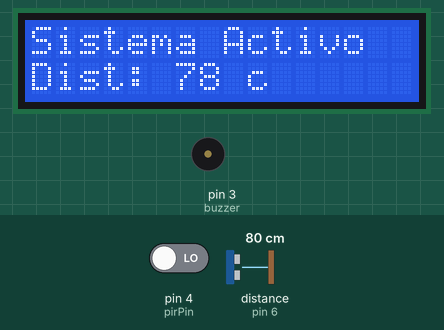
Simulated run of this sketch. Board: Arduino Uno, built with avr-gcc and run on an emulated ATmega328P. On the bench: 16×2 character LCD, buzzer (waves = sounding). Wiring (inferred from the names in the program): ultrasonic range finder: trigger pin 5; echo pin 6. Inputs (shaded band) come from the test bench; at power-on: distance to the obstacle (sensor on pin 6) 80 cm, pin 4 (pirPin) LOW. The echo pulse lasts 58.3 µs per cm; what the sketch prints to the serial monitor is not drawn.

Above: at 1.2 s.
1.3 s: distance to the obstacle (sensor on pin 6) set to 12 cm
At 2.1 s:
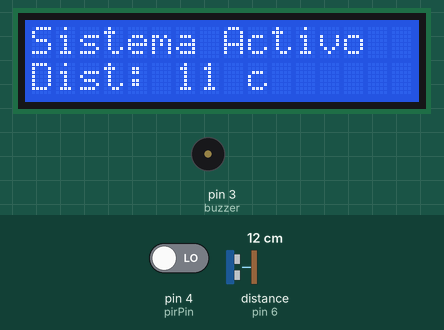
3.0 s: distance to the obstacle (sensor on pin 6) set to 9 cm
At 3.7 s:
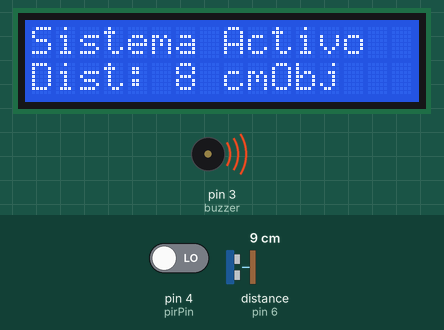
4.6 s: pin 4 (pirPin) driven HIGH
At 5.2 s:
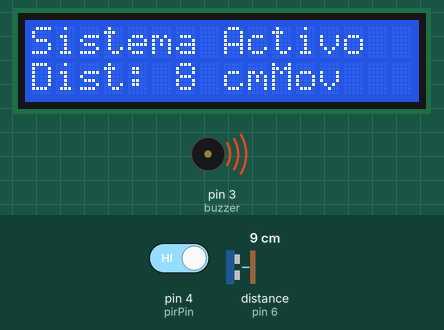
6.1 s: distance to the obstacle (sensor on pin 6) set to 60 cm
At 6.9 s:
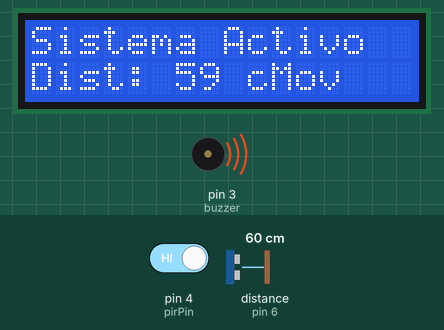
7.6 s: distance to the obstacle (sensor on pin 6) set to 120 cm
At 8.8 s:
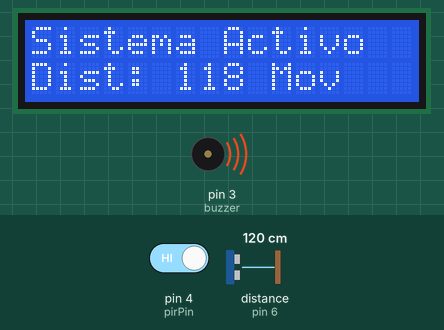
9.1 s: pin 4 (pirPin) driven LOW
At 10.1 s:
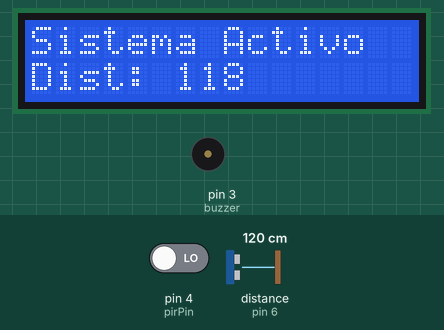
Timing chart, 0 to 11.6 s (numbered marks = the images above; inputs shaded):
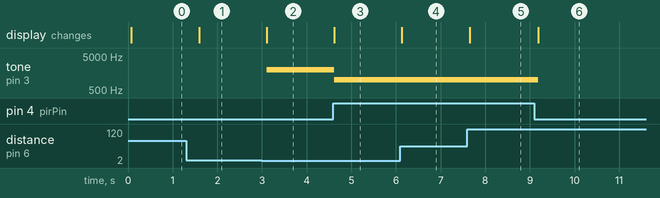

Measured:
- the behaviour switches between 11 and 10 cm on distance to the obstacle (sensor on pin 6) (found by bisection; images 1 and 2)
- after the input at 1.3 s, the display: changes after 0.29 s (image 1)
- after the input at 3.0 s, tone on pin 3 (buzzer): silent → 2000 Hz after 0.10 s; the display: changes after 0.11 s (image 2)
- after the input at 4.6 s, tone on pin 3 (buzzer): 2000 Hz → 1000 Hz at once; the display: changes at once (image 3)
- after the input at 6.1 s, the display: changes at once (image 4)
- after the input at 7.6 s, the display: changes after 0.06 s (image 5)
- after the input at 9.1 s, tone on pin 3 (buzzer): 1000 Hz → silent after 0.09 s; the display: changes after 0.09 s (image 6)

The sketch:

10_sensor_pir_ultrasonico_lcd_buzzer.ino
```cpp
#include <LiquidCrystal.h>

// Configuración de la pantalla LCD (RS, E, D4, D5, D6, D7)
LiquidCrystal lcd(7, 8, 9, 10, 11, 12);

// Configuración de sensores y actuadores
const int pirPin = 4;    // PIR en D4
const int trigPin = 5;   // TRIG del HC-SR04 en D5
const int echoPin = 6;   // ECHO del HC-SR04 en D6
const int buzzer = 3;    // Buzzer en D3

void setup() {
  lcd.begin(16, 2);  // Inicializa la LCD 16x2
  pinMode(pirPin, INPUT);   // PIR como entrada
  pinMode(trigPin, OUTPUT); // TRIG como salida
  pinMode(echoPin, INPUT);  // ECHO como entrada
  pinMode(buzzer, OUTPUT);  // Buzzer como salida
  Serial.begin(9600);       // Monitor Serial para depuración

  lcd.setCursor(0, 0);
  lcd.print("Sistema Activo");
}

void loop() {
  int estadoPIR = digitalRead(pirPin);  // Leer estado del PIR
  int distancia = medirDistancia();     // Obtener distancia en cm

  // Mostrar distancia en LCD
  lcd.setCursor(0, 1);
  lcd.print("Dist: ");
  lcd.print(distancia);
  lcd.print(" cm   ");  // Espacios extras para limpiar texto previo

  // Mostrar estado del PIR en LCD
  lcd.setCursor(10, 1);
  if (estadoPIR == HIGH) {
    lcd.print("Mov");
    tone(buzzer, 1000);  // Activar buzzer si hay movimiento
  } else if (distancia > 0 && distancia < 10) {
    lcd.print("Obj");
    tone(buzzer, 2000);  // Activar buzzer si hay un objeto cerca
  } else {
    lcd.print("   ");  // Borra el texto si no hay detección
    noTone(buzzer);  // Apagar el buzzer si no hay detección
  }

  // Mostrar valores en el Monitor Serial
  Serial.print("Distancia: ");
  Serial.print(distancia);
  Serial.print(" cm | PIR: ");
  Serial.println(estadoPIR);

  delay(500);
}

// Función para medir distancia con el HC-SR04
int medirDistancia() {
  digitalWrite(trigPin, LOW);
  delayMicroseconds(2);
  digitalWrite(trigPin, HIGH);
  delayMicroseconds(10);
  digitalWrite(trigPin, LOW);

  long duracion = pulseIn(echoPin, HIGH, 30000);  // Máximo 30ms de espera
  if (duracion == 0) return 999;  // Si no detecta nada, devuelve 999 cm

  int distancia = duracion * 0.034 / 2;  // Convertir tiempo a distancia en cm
  return distancia;
}
```
